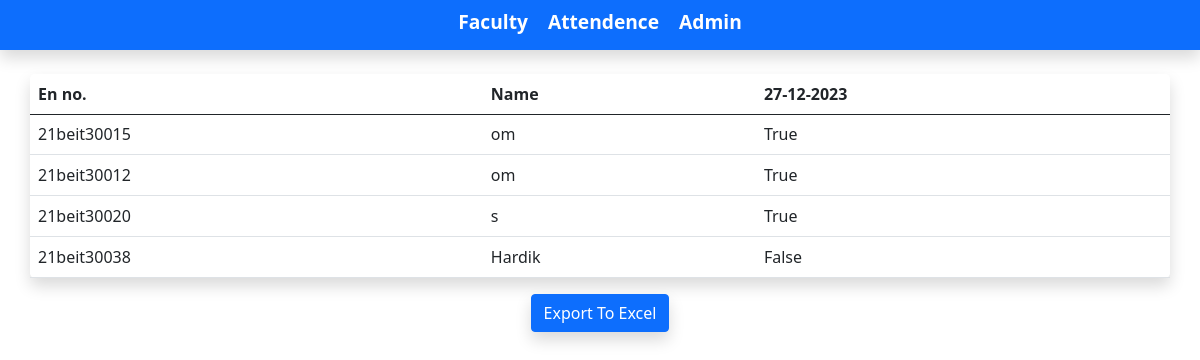
/faculty/, run on an earlier commit of the app's database.
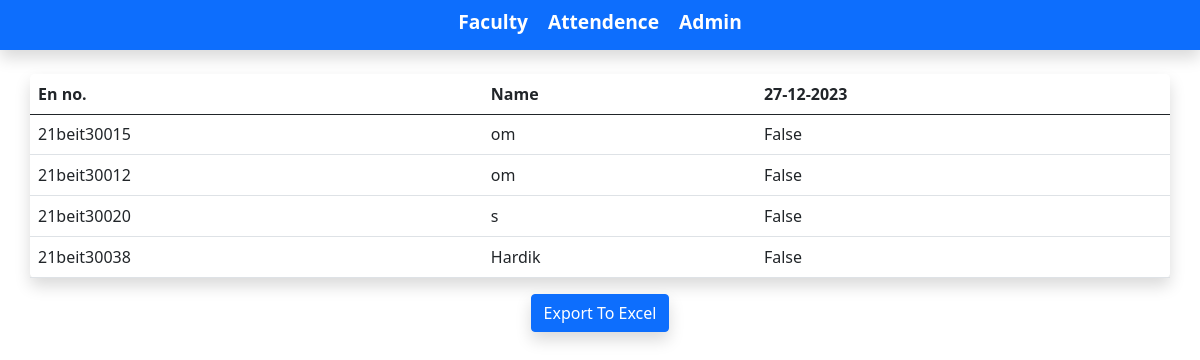
And on a later commit of the database.
### college_admin/models.py (models this page shows)
class register(models.Model):
    en_no = models.TextField(max_length=20,primary_key=True)
    name = models.TextField(max_length=20)
    img = models.ImageField(upload_to="img/")
    attended = models.BooleanField(default=False)

### faculty/views.py (the view)
# urls.py: path('',F_home,name='F_home'),
def F_home(request):
    data = register.objects.values("en_no", "name", "attended")
    current_time = time.localtime()
    current_datetime = datetime.fromtimestamp(time.mktime(current_time))
    context = {
        "page": "Faculty",
        "data": data,
        "current_datetime": current_datetime,
    }
    return render(request, "F_index.html", context)

### faculty/templates/F_index.html (shortened to what this page needs)
{% extends "./base.html" %}
{% block index %}
<table class="table container mt-4 shadow rounded-3 border-5">
    <thead>
        <tr>
          <th scope="col">En no.</th>
          <th scope="col">Name</th>
          <th scope="col">{{ current_datetime|date:"d-m-Y"}}</th>
        </tr>
      </thead>
      <tbody>
        <tr>
            {% for row in data %}
            <tr>
              <td>{{ row.en_no }}</td>
              <td>{{ row.name }}</td>
              <td>{{ row.attended }}</td>
            </tr>
          {% endfor %}
        </tr>
      </tbody>
    </table>
    <form method="post" action="{% url 'export_to_excel' %}">
      <div class="d-block custom-button mt-3">
          <button type="submit" class="btn btn-primary shadow">Export To Excel</button>
      </div>
  </form>
{% endblock %}

### User/templates/base.html (shortened to what this page needs)
{% load static %}
<!DOCTYPE html>
<html lang="en">
<head>
    <link href="https://cdn.jsdelivr.net/npm/bootstrap@5.0.2/dist/css/bootstrap.min.css" rel="stylesheet"
>
    <link rel="stylesheet" type="text/css" href="{% static 'css/CA_index.css' %}">
</head>
<body class="overflow-hidden">
    <nav class="navbar navbar-dark bg-primary navbar-expand-lg center-navbar justify-content-center shadow">
        <div class="d-flex">
                <ul class="navbar-nav flex-row">
                    <li class="nav-item">
                        <a class="custom-link" href="{% url 'F_home' %}">Faculty</a>
                    </li>
                    <li class="nav-item">
                        <a class="custom-link" href="{% url 'U_home' %}">Attendence</a>
                    </li>
                    <li class="nav-item">
                        <a class="custom-link" href="{% url 'CA_home' %}">Admin</a>
                    </li>
                </ul>
        </div>
    </nav>
    {% block index %}
    {% endblock %}
</body>
</html>

### college_admin/static/css/CA_index.css (style rules this page uses)
.custom-button { text-align: center; }
.custom-link { color: #ffffff; font-size: larger; text-decoration: none; margin: 10px 10px; transition: all 0.5s ease-in-out; font-weight: bold; font-family: 'Segoe UI', Tahoma, Geneva, Verdana, sans-serif; }
.nav-item { margin-bottom: 5px; }

What changed in the data, as far as the page shows it:
changed register "21beit30015": attended "True" → "False"
changed register "21beit30012": attended "True" → "False"
changed register "21beit30020": attended "True" → "False"
